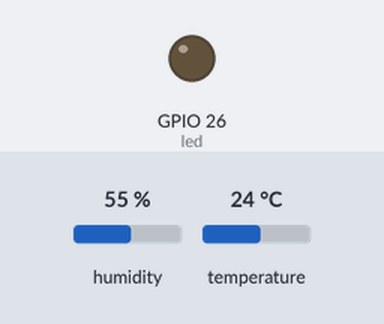
The sketch below on a simulated ESP32. Shown: output pins drawn as LEDs (lit = HIGH). Inputs (shaded band) come from the test bench; at power-on: humidity 55 %, temperature 24 °C. WiFi joins after 1.5 s; servers stay silent unless stated; uploads are accepted with an empty reply; not simulated (calls return 0 or success): secrets.h; what the sketch prints to the serial monitor is not drawn.

Above: at 0.1 s.
At 1.6 s:
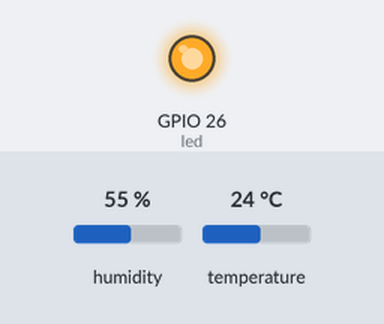
Timing chart, 0 to 4.0 s (numbered marks = the images above):
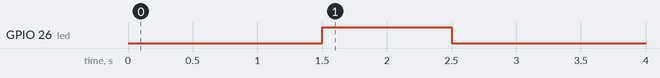

Measured:
- by itself, GPIO 26 (led): LOW → HIGH at 1.5 s, → LOW 1.0 s later

The sketch:

esp32.ino
```cpp
// zu installierende Bibliotheken:
// DHT sensor library by Adafruit
// ESP32-Tutorial: https://randomnerdtutorials.com/installing-the-esp32-board-in-arduino-ide-windows-instructions/

#include "secrets.h"

#include <Adafruit_Sensor.h>
#include <DHT.h>
#include <DHT_U.h>

#include <WiFi.h>
#include <HTTPClient.h>

#define DHTPIN 25

#define DHTTYPE DHT11

DHT dht(DHTPIN, DHTTYPE);

// define the db server -> keep the secrets.h in mind
const char* baseURL = DATABASE_SERVER;

// definition of the sensor
const char* sensorName = "Uniriese";

// definition of the led
const int led = 26;

void setup() {
  Serial.begin(115200);

  // starte den Sensor
  dht.begin();

  // start networkconnection
  WiFi.begin(WIFI_SSID, WIFI_PASSWORD);

  while (WiFi.status() != WL_CONNECTED) {
    delay(500);
    Serial.print(".");
  }
  Serial.println(WiFi.localIP());

  // initialize LED(s)
  pinMode(led, OUTPUT);
}

void loop() {
  digitalWrite(led, HIGH);
  delay(1000);
  digitalWrite(led, LOW);
  /**
   * connect the esp32 with teh network
   * then pull the temperature and humidity data and put both togheter with the sensorname into a string.
   * send this json type string to the database server and catch the answer.
   * write the answer and data in the serial output.
   * sleep for 5 minutes (900.000 ms)
   */
  if (WiFi.status() == WL_CONNECTED) {
    HTTPClient http;
    WiFiClient wifiClient;

    float humidity = dht.readHumidity();
    float temperature = dht.readTemperature();

    if (isnan(humidity) || isnan(temperature)) {
      Serial.println("Fehler beim Auslesen des Sensors");
      return;
    }

    String jsonPayload = "{ \"sensor\": \"" + String(sensorName) + "\"" + ", \"temperature\": " + String(temperature) + ", \"humidity\": " + String(humidity) + ", \"air_pressure\": " + NULL + " }";
    String url = String(baseURL) + "/insert/data/";

    http.begin(wifiClient, url);
    http.addHeader("Content-Type", "application/json");

    int httpResponseCode = http.POST(jsonPayload);

    if (httpResponseCode > 0) {
      String response = http.getString();
      Serial.println("HTTP-Antwort:");
      Serial.println(response);
    } else {
      Serial.print("Fehler bei der Anfrage: ");
      Serial.println(httpResponseCode);
    }

    http.end();
    //optional
    Serial.println("------------------------------------");
    Serial.println("Auslesen erfolgreich!");
    Serial.print("Temperatur: ");
    Serial.print(temperature);
    Serial.println(" °C ");
    Serial.print("Luftfeuchte: ");
    Serial.print(humidity);
    Serial.println(" % ");
    Serial.println("Ausgabe erfolgreich!");
    Serial.println("------------------------------------");
  }
  delay(900000);
}
```
